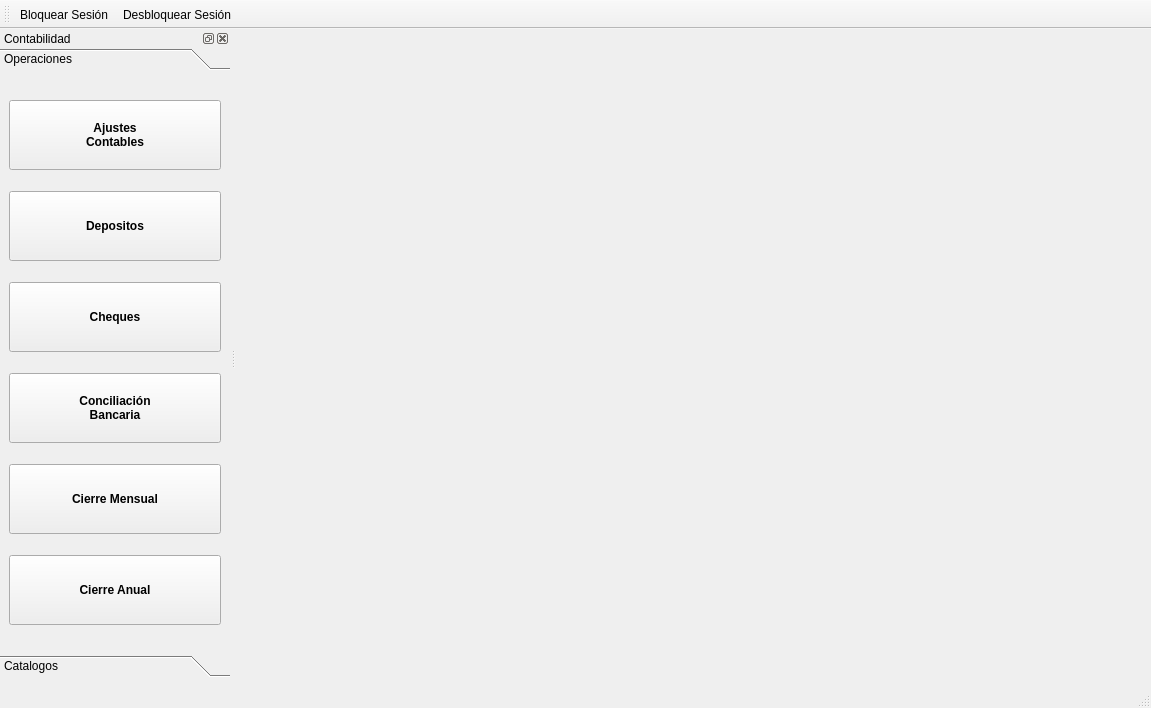
<?xml version="1.0" encoding="UTF-8"?>
<ui version="4.0">
 <class>MainWindow</class>
 <widget class="QMainWindow" name="MainWindow">
  <property name="windowModality">
   <enum>Qt::ApplicationModal</enum>
  </property>
  <property name="geometry">
   <rect>
    <x>0</x>
    <y>0</y>
    <width>1151</width>
    <height>708</height>
   </rect>
  </property>
  <property name="windowTitle">
   <string>Llantera Esquipulas: Contabilidad</string>
  </property>
  <property name="windowIcon">
   <iconset resource="res.qrc">
    <normaloff>:/icons/res/logo.png</normaloff>:/icons/res/logo.png</iconset>
  </property>
  <widget class="QWidget" name="centralwidget">
   <layout class="QHBoxLayout" name="horizontalLayout">
    <item>
     <widget class="QMdiArea" name="mdiArea">
      <property name="sizePolicy">
       <sizepolicy hsizetype="Minimum" vsizetype="Expanding">
        <horstretch>0</horstretch>
        <verstretch>0</verstretch>
       </sizepolicy>
      </property>
      <property name="background">
       <brush brushstyle="NoBrush">
        <color alpha="255">
         <red>125</red>
         <green>124</green>
         <blue>123</blue>
        </color>
       </brush>
      </property>
      <property name="viewMode">
       <enum>QMdiArea::TabbedView</enum>
      </property>
      <property name="tabShape">
       <enum>QTabWidget::Rounded</enum>
      </property>
      <property name="tabPosition">
       <enum>QTabWidget::North</enum>
      </property>
     </widget>
    </item>
   </layout>
  </widget>
  <widget class="QStatusBar" name="statusbar"/>
  <widget class="QDockWidget" name="dockWidget">
   <property name="minimumSize">
    <size>
     <width>230</width>
     <height>158</height>
    </size>
   </property>
   <property name="features">
    <set>QDockWidget::AllDockWidgetFeatures</set>
   </property>
   <property name="allowedAreas">
    <set>Qt::LeftDockWidgetArea|Qt::RightDockWidgetArea</set>
   </property>
   <property name="windowTitle">
    <string>Contabilidad</string>
   </property>
   <attribute name="dockWidgetArea">
    <number>1</number>
   </attribute>
   <widget class="QWidget" name="dockWidgetContents_2">
    <layout class="QVBoxLayout" name="verticalLayout">
     <property name="leftMargin">
      <number>0</number>
     </property>
     <property name="topMargin">
      <number>0</number>
     </property>
     <property name="rightMargin">
      <number>0</number>
     </property>
     <item>
      <widget class="QToolBox" name="toolBox">
       <property name="currentIndex">
        <number>0</number>
       </property>
       <widget class="QWidget" name="page_2">
        <property name="geometry">
         <rect>
          <x>0</x>
          <y>0</y>
          <width>230</width>
          <height>569</height>
         </rect>
        </property>
        <attribute name="label">
         <string>Operaciones</string>
        </attribute>
        <layout class="QGridLayout" name="gridLayout">
         <item row="0" column="0">
          <widget class="QPushButton" name="btnMovements">
           <property name="sizePolicy">
            <sizepolicy hsizetype="MinimumExpanding" vsizetype="Fixed">
             <horstretch>0</horstretch>
             <verstretch>0</verstretch>
            </sizepolicy>
           </property>
           <property name="minimumSize">
            <size>
             <width>0</width>
             <height>70</height>
            </size>
           </property>
           <property name="font">
            <font>
             <weight>75</weight>
             <bold>true</bold>
            </font>
           </property>
           <property name="text">
            <string>Ajustes
Contables</string>
           </property>
           <property name="icon">
            <iconset resource="res.qrc">
             <normaloff>:/images/res/transaction-edit.png</normaloff>:/images/res/transaction-edit.png</iconset>
           </property>
           <property name="iconSize">
            <size>
             <width>64</width>
             <height>64</height>
            </size>
           </property>
           <property name="shortcut">
            <string>Ctrl+1</string>
           </property>
           <property name="autoDefault">
            <bool>false</bool>
           </property>
           <property name="default">
            <bool>false</bool>
           </property>
           <property name="flat">
            <bool>false</bool>
           </property>
          </widget>
         </item>
         <item row="1" column="0">
          <widget class="QPushButton" name="btnDepositos">
           <property name="sizePolicy">
            <sizepolicy hsizetype="MinimumExpanding" vsizetype="Fixed">
             <horstretch>0</horstretch>
             <verstretch>0</verstretch>
            </sizepolicy>
           </property>
           <property name="minimumSize">
            <size>
             <width>0</width>
             <height>70</height>
            </size>
           </property>
           <property name="font">
            <font>
             <weight>75</weight>
             <bold>true</bold>
            </font>
           </property>
           <property name="text">
            <string>Depositos</string>
           </property>
           <property name="icon">
            <iconset resource="res.qrc">
             <normaloff>:/images/res/view-bank-account-checking.png</normaloff>:/images/res/view-bank-account-checking.png</iconset>
           </property>
           <property name="iconSize">
            <size>
             <width>48</width>
             <height>48</height>
            </size>
           </property>
           <property name="shortcut">
            <string>Ctrl+4</string>
           </property>
           <property name="autoDefault">
            <bool>false</bool>
           </property>
           <property name="default">
            <bool>false</bool>
           </property>
           <property name="flat">
            <bool>false</bool>
           </property>
          </widget>
         </item>
         <item row="2" column="0">
          <widget class="QPushButton" name="btnCheques">
           <property name="sizePolicy">
            <sizepolicy hsizetype="MinimumExpanding" vsizetype="Fixed">
             <horstretch>0</horstretch>
             <verstretch>0</verstretch>
            </sizepolicy>
           </property>
           <property name="minimumSize">
            <size>
             <width>0</width>
             <height>70</height>
            </size>
           </property>
           <property name="font">
            <font>
             <weight>75</weight>
             <bold>true</bold>
            </font>
           </property>
           <property name="text">
            <string>Cheques</string>
           </property>
           <property name="icon">
            <iconset resource="res.qrc">
             <normaloff>:/images/res/account-types-checking.png</normaloff>:/images/res/account-types-checking.png</iconset>
           </property>
           <property name="iconSize">
            <size>
             <width>48</width>
             <height>48</height>
            </size>
           </property>
           <property name="shortcut">
            <string>Ctrl+4</string>
           </property>
           <property name="autoDefault">
            <bool>false</bool>
           </property>
           <property name="default">
            <bool>false</bool>
           </property>
           <property name="flat">
            <bool>false</bool>
           </property>
          </widget>
         </item>
         <item row="3" column="0">
          <widget class="QPushButton" name="btnConciliacion">
           <property name="sizePolicy">
            <sizepolicy hsizetype="MinimumExpanding" vsizetype="Fixed">
             <horstretch>0</horstretch>
             <verstretch>0</verstretch>
            </sizepolicy>
           </property>
           <property name="minimumSize">
            <size>
             <width>0</width>
             <height>70</height>
            </size>
           </property>
           <property name="font">
            <font>
             <weight>75</weight>
             <bold>true</bold>
            </font>
           </property>
           <property name="text">
            <string>Conciliación
Bancaria</string>
           </property>
           <property name="icon">
            <iconset resource="res.qrc">
             <normaloff>:/images/res/reconcile.png</normaloff>:/images/res/reconcile.png</iconset>
           </property>
           <property name="iconSize">
            <size>
             <width>48</width>
             <height>48</height>
            </size>
           </property>
           <property name="shortcut">
            <string>Ctrl+3</string>
           </property>
           <property name="autoDefault">
            <bool>false</bool>
           </property>
           <property name="default">
            <bool>false</bool>
           </property>
           <property name="flat">
            <bool>false</bool>
           </property>
          </widget>
         </item>
         <item row="11" column="0">
          <widget class="QPushButton" name="btnCierreAnual">
           <property name="sizePolicy">
            <sizepolicy hsizetype="MinimumExpanding" vsizetype="Fixed">
             <horstretch>0</horstretch>
             <verstretch>0</verstretch>
            </sizepolicy>
           </property>
           <property name="minimumSize">
            <size>
             <width>0</width>
             <height>70</height>
            </size>
           </property>
           <property name="font">
            <font>
             <weight>75</weight>
             <bold>true</bold>
            </font>
           </property>
           <property name="text">
            <string>Cierre Anual</string>
           </property>
           <property name="icon">
            <iconset resource="res.qrc">
             <normaloff>:/images/res/view-pim-tasks.png</normaloff>:/images/res/view-pim-tasks.png</iconset>
           </property>
           <property name="iconSize">
            <size>
             <width>48</width>
             <height>48</height>
            </size>
           </property>
           <property name="shortcut">
            <string>Ctrl+4</string>
           </property>
           <property name="autoDefault">
            <bool>false</bool>
           </property>
           <property name="default">
            <bool>false</bool>
           </property>
           <property name="flat">
            <bool>false</bool>
           </property>
          </widget>
         </item>
         <item row="10" column="0">
          <widget class="QPushButton" name="btnCierreMensual">
           <property name="sizePolicy">
            <sizepolicy hsizetype="MinimumExpanding" vsizetype="Fixed">
             <horstretch>0</horstretch>
             <verstretch>0</verstretch>
            </sizepolicy>
           </property>
           <property name="minimumSize">
            <size>
             <width>0</width>
             <height>70</height>
            </size>
           </property>
           <property name="font">
            <font>
             <weight>75</weight>
             <bold>true</bold>
            </font>
           </property>
           <property name="text">
            <string>Cierre Mensual</string>
           </property>
           <property name="icon">
            <iconset resource="res.qrc">
             <normaloff>:/images/res/view-pim-tasks.png</normaloff>:/images/res/view-pim-tasks.png</iconset>
           </property>
           <property name="iconSize">
            <size>
             <width>48</width>
             <height>48</height>
            </size>
           </property>
           <property name="shortcut">
            <string>Ctrl+4</string>
           </property>
           <property name="autoDefault">
            <bool>false</bool>
           </property>
           <property name="default">
            <bool>false</bool>
           </property>
           <property name="flat">
            <bool>false</bool>
           </property>
          </widget>
         </item>
        </layout>
       </widget>
       <widget class="QWidget" name="page">
        <property name="geometry">
         <rect>
          <x>0</x>
          <y>0</y>
          <width>134</width>
          <height>88</height>
         </rect>
        </property>
        <attribute name="label">
         <string>Catalogos</string>
        </attribute>
        <layout class="QVBoxLayout" name="verticalLayout_2">
         <item>
          <widget class="QPushButton" name="btnAccounts">
           <property name="sizePolicy">
            <sizepolicy hsizetype="MinimumExpanding" vsizetype="Fixed">
             <horstretch>0</horstretch>
             <verstretch>0</verstretch>
            </sizepolicy>
           </property>
           <property name="minimumSize">
            <size>
             <width>0</width>
             <height>70</height>
            </size>
           </property>
           <property name="font">
            <font>
             <weight>75</weight>
             <bold>true</bold>
            </font>
           </property>
           <property name="text">
            <string>Cuentas
Contables</string>
           </property>
           <property name="icon">
            <iconset resource="res.qrc">
             <normaloff>:/icons/res/view-bank-account.png</normaloff>:/icons/res/view-bank-account.png</iconset>
           </property>
           <property name="iconSize">
            <size>
             <width>48</width>
             <height>48</height>
            </size>
           </property>
           <property name="shortcut">
            <string>Ctrl+2</string>
           </property>
           <property name="autoDefault">
            <bool>false</bool>
           </property>
           <property name="default">
            <bool>false</bool>
           </property>
           <property name="flat">
            <bool>false</bool>
           </property>
          </widget>
         </item>
        </layout>
       </widget>
      </widget>
     </item>
    </layout>
   </widget>
  </widget>
  <widget class="QToolBar" name="toolBar">
   <property name="windowTitle">
    <string>toolBar</string>
   </property>
   <attribute name="toolBarArea">
    <enum>TopToolBarArea</enum>
   </attribute>
   <attribute name="toolBarBreak">
    <bool>false</bool>
   </attribute>
   <addaction name="actionLockSession"/>
   <addaction name="actionUnlockSession"/>
  </widget>
  <action name="actionLockSession">
   <property name="icon">
    <iconset resource="res.qrc">
     <normaloff>:/icons/res/object-locked.png</normaloff>:/icons/res/object-locked.png</iconset>
   </property>
   <property name="text">
    <string>Bloquear Sesión</string>
   </property>
  </action>
  <action name="actionUnlockSession">
   <property name="icon">
    <iconset resource="res.qrc">
     <normaloff>:/icons/res/object-unlocked.png</normaloff>:/icons/res/object-unlocked.png</iconset>
   </property>
   <property name="text">
    <string>Desbloquear Sesión</string>
   </property>
   <property name="visible">
    <bool>false</bool>
   </property>
  </action>
 </widget>
 <resources>
  <include location="res.qrc"/>
 </resources>
 <connections/>
</ui>
